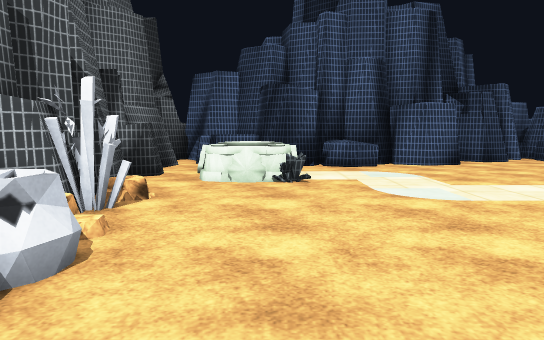
[1] (above)

22 first-person views from a walk through a scene from a Unity 3-D project. The camera is 1.3 m above the floor, tilts 6° down and sees 70° across. The floor is counted in squares, 1 m on a side. Each view is taken from the middle of a square. On the plan, view 1 faces up. The plan holds only what a view shows up to about 16 squares ahead; the rest is blank. The place goes on beyond the plan. Some animated figures are left out. Surface patterns are stand-ins for the level's own textures.

[2]
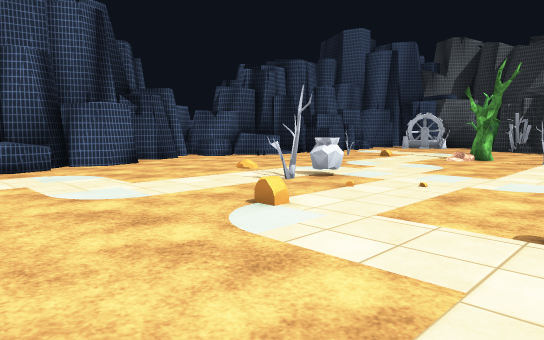

[3]
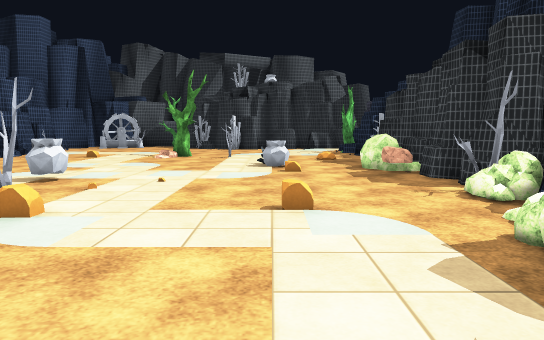

[4]
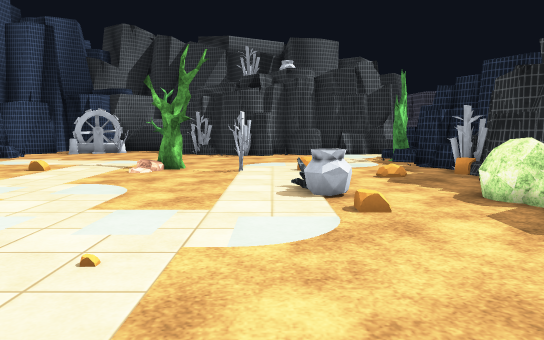

[5]
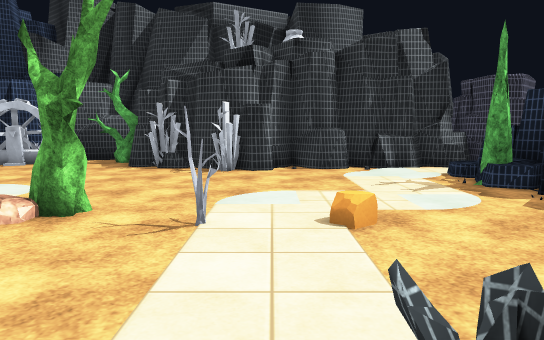

[6]
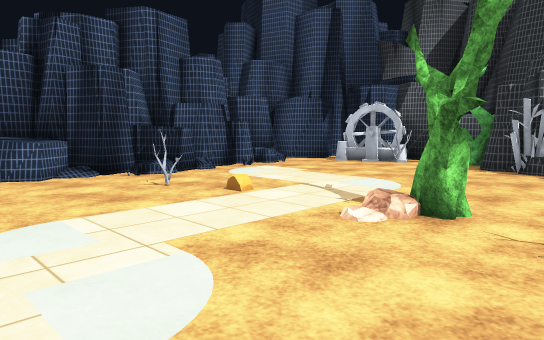

[7]
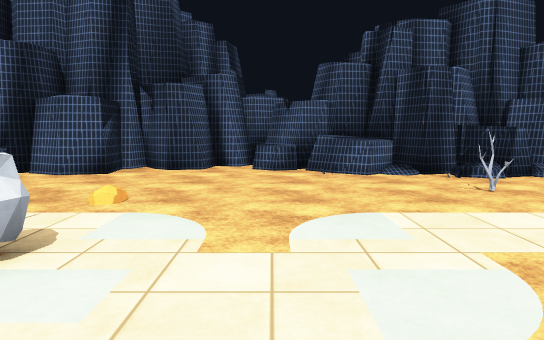

[8]
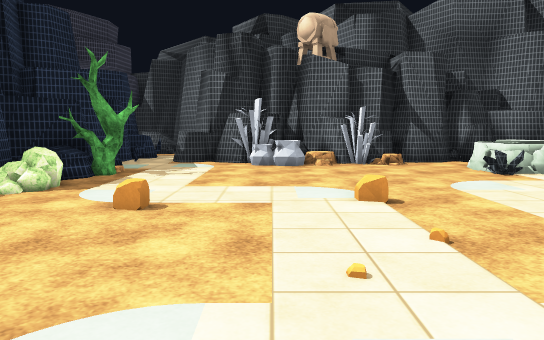

[9]
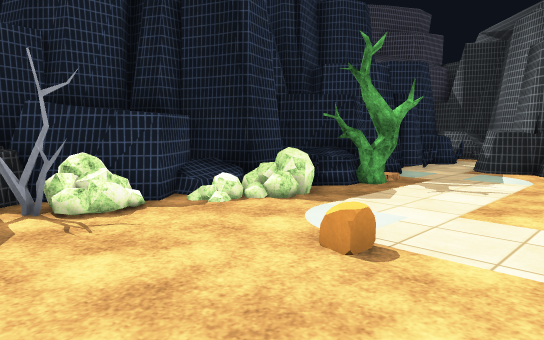

[10]
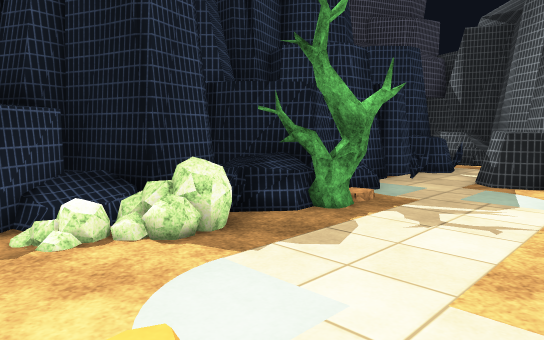

[11]
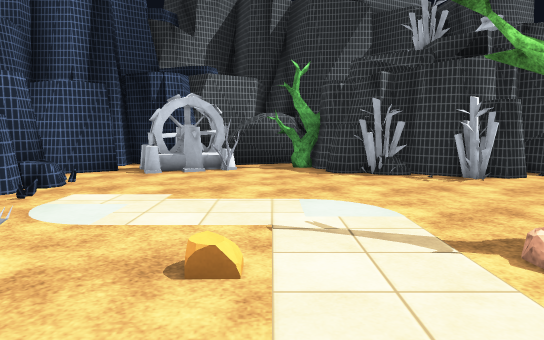

[12]
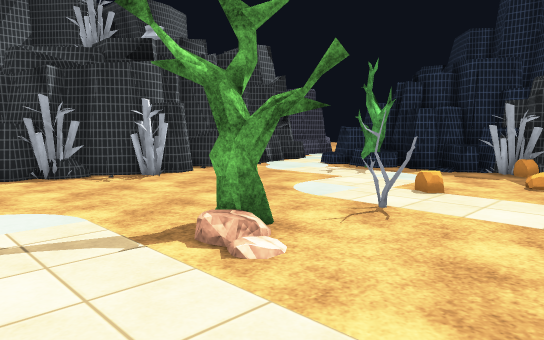

[13]
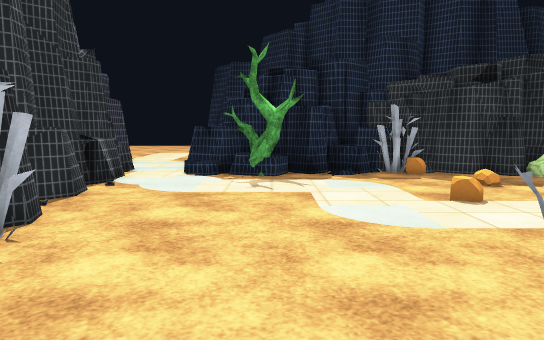

[14]
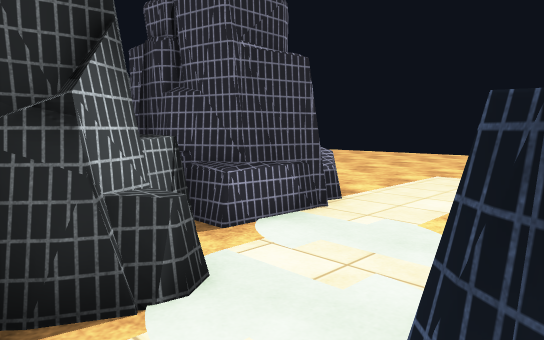

[15]
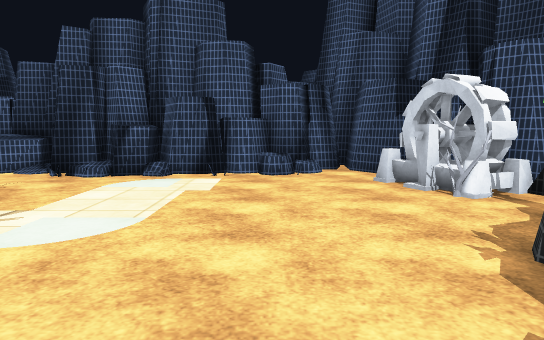

[16]
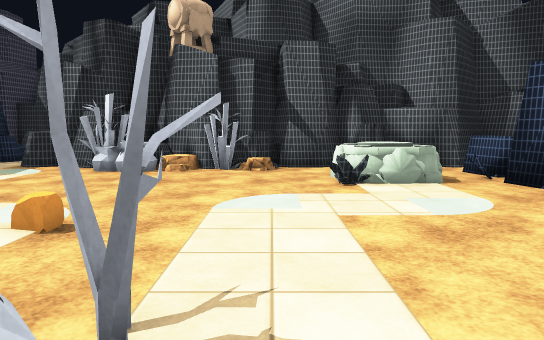

[17]
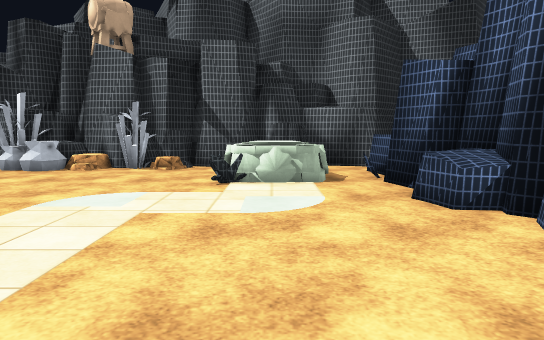

[18]
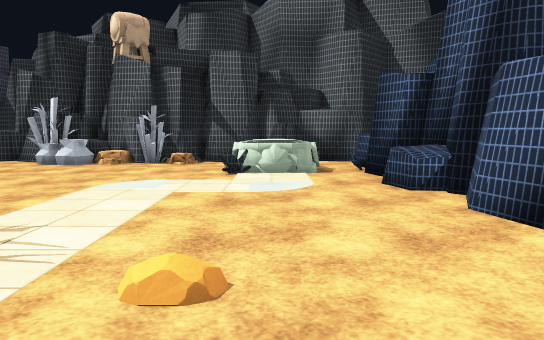

[19]
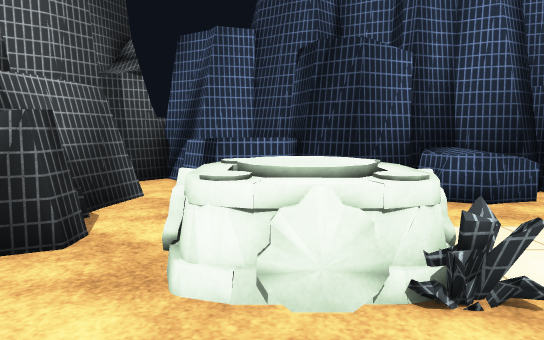

[20]
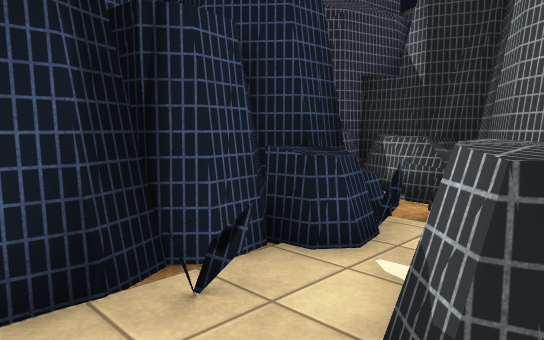

[21]
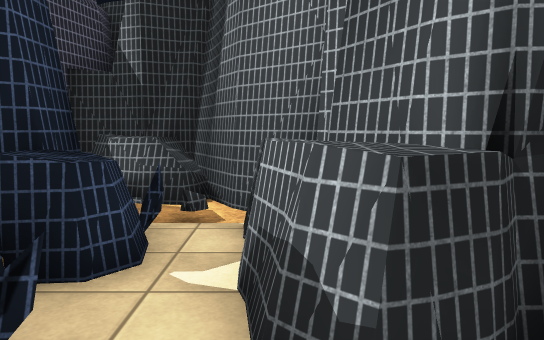

[22]
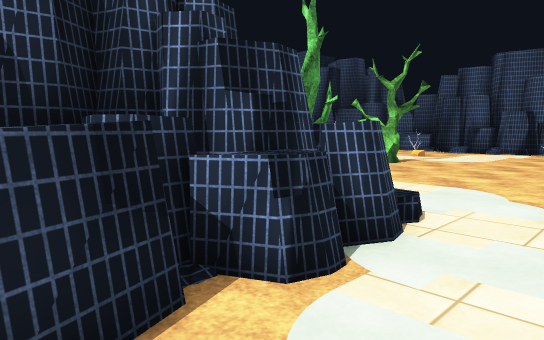

### Floor plan
Key: @ floor where view 1 was taken; # wall or solid block; x gap in a wall; . main floor; : floor 0.25 m higher than the main floor; / step, stairs or slope; = window, fence, low wall or low ledge; ^ raised ledge; O other object.
Columns run from 11 left of view 1 to 30 right of it. Each row starts with its distance up from view 1.
 16        =#^#     ######.^#^^###########
 15        #=^^########......^^###^#####.####
 14        #.^^##^^^..........=.=#^###^=..###
 13       ##.............................OO##
 12       ##.OOO.........................OOO##
 11       ##xOOOO..............OO........OOO##
 10       ##.OOOO.......:.................O###
  9       ##..............................O###
  8       ## ..........O...................O##
  7        #O.........OOO................^###
  6        #O...........O......./O......OO#
  5        ##/......O...........OOO.....O##
  4       ##:O.........................O##
  3       ##OO..................OO.....OO#
  2       ##O...........................##
  1       ##................OO...........#
  0    ####^...@........................##
 -1   ##^^^^............................=#
 -2 ####==#=..#OO.O........OO...........=#
 -3 #^===^######^^O...O...OOO#......O...###
 -4 #^######  #####O#OOO########O^^###^..##
 -5 #=           ##^##^##   #  ##^####^#.##^
 -6 ##            #####          #####^=..OOO#
 -7                                 #^^...O#
 -8                                 #^^#..O
 -9                                    ^..OO

Where each view was taken, in squares from view 1:
view 1: 0 up, 0 right, facing up
view 2: 0 up, 0 right, facing up-right
view 3: 1 up, 1 left, facing right
view 4: 2 up, 5 right, facing right
view 5: 2 up, 12 right, facing right
view 6: 3 up, 12 right, facing up-right
view 7: 3 up, 12 right, facing up
view 8: 3 up, 12 right, facing left
view 9: 3 up, 9 right, facing down-left
view 10: 2 up, 6 right, facing down-left
view 11: 9 up, 14 right, facing right
view 12: 9 up, 14 right, facing down-right
view 13: 8 up, 21 right, facing down
view 14: 3 down, 23 right, facing down-right
view 15: 3 up, 23 right, facing up
view 16: 8 up, 10 right, facing left
view 17: 11 up, 10 right, facing left
view 18: 11 up, 12 right, facing left
view 19: 7 up, 1 left, facing up
view 20: 0 up, 2 left, facing down-left
view 21: 1 down, 2 left, facing left
view 22: 9 down, 26 right, facing up-left
